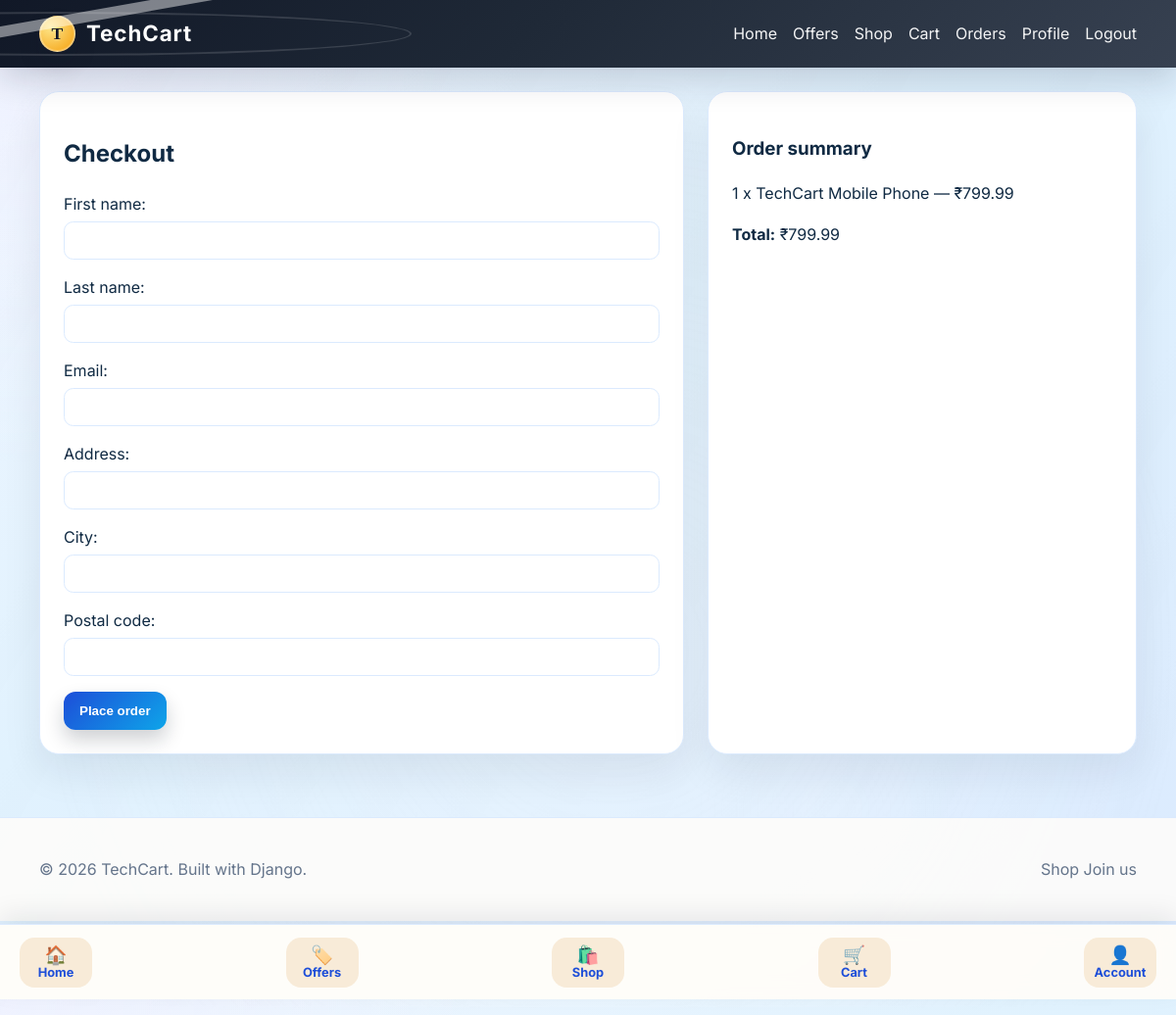
The page /checkout/ (signed in) on the database its author committed.
### store/models.py (models this page shows, shortened)
class CartItem(models.Model):
    cart = models.ForeignKey(Cart, related_name='items', on_delete=models.CASCADE)
    product = models.ForeignKey(Product, on_delete=models.CASCADE)
    quantity = models.PositiveIntegerField(default=1)
    class Meta:
        unique_together = ('cart', 'product')
    @property
    def total_price(self):
        return self.product.price * self.quantity

class Product(models.Model):
    category = models.ForeignKey(Category, related_name='products', on_delete=models.CASCADE)
    name = models.CharField(max_length=200)
    slug = models.SlugField(unique=True)
    description = models.TextField()
    price = models.DecimalField(max_digits=10, decimal_places=2)
    stock = models.PositiveIntegerField(default=0)
    image = models.ImageField(upload_to='products/', blank=True, null=True)
    image_url = models.URLField(blank=True, null=True, max_length=500)
    is_featured = models.BooleanField(default=False)
    created_at = models.DateTimeField(auto_now_add=True)
    class Meta:
        ordering = ('name',)

class Cart(models.Model):
    user = models.ForeignKey(settings.AUTH_USER_MODEL, null=True, blank=True, on_delete=models.CASCADE)
    session_key = models.CharField(max_length=40, blank=True, null=True)
    created_at = models.DateTimeField(auto_now_add=True)
    @property
    def subtotal(self):
        return sum(item.total_price for item in self.items.all())

### store/views.py (the view)
# urls.py: path('checkout/', views.checkout, name='checkout'),
@login_required(login_url='login')
def checkout(request):
    cart = get_or_create_cart(request)
    if not cart.items.exists():
        messages.info(request, 'Your cart is empty.')
        return redirect('cart')
    if request.method == 'POST':
        form = CheckoutForm(request.POST)
        if form.is_valid():
            order = form.save(commit=False)
            order.user = request.user
            order.save()
            for item in cart.items.all():
                OrderItem.objects.create(order=order, product=item.product, quantity=item.quantity, price=item.product.price)
            cart.items.all().delete()
            messages.success(request, 'Order placed successfully!')
            return redirect('order_success', order_id=order.id)
    else:
        form = CheckoutForm()
    return render(request, 'store/checkout.html', {'form': form, 'cart': cart})

### store/forms.py
class CheckoutForm(forms.ModelForm):
    class Meta:
        model = Order
        fields = ['first_name', 'last_name', 'email', 'address', 'city', 'postal_code']

### store/views.py (called while the page is built)
def get_or_create_cart(request):
    cart = None
    if request.user.is_authenticated:
        cart, created = Cart.objects.get_or_create(user=request.user)
    else:
        session_key = request.session.session_key
        if not session_key:
            request.session.create()
            session_key = request.session.session_key
        cart, created = Cart.objects.get_or_create(session_key=session_key)
    return cart

### templates/store/checkout.html (shortened to what this page needs)
{% extends 'base.html' %}
{% block content %}
<section class="section form-layout">
    <div class="form-card">
        <h2>Checkout</h2>
        <form method="post">
            {{ form.as_p }}
            <button class="btn btn-primary" type="submit">Place order</button>
        </form>
    </div>
    <div class="summary-card">
        <h3>Order summary</h3>
        {% for item in cart.items.all %}
            <p>{{ item.quantity }} x {{ item.product.name }} — ₹{{ item.total_price }}</p>
        {% empty %}
            <p>Your cart is empty.</p>
        {% endfor %}
        <p><strong>Total:</strong> ₹{{ cart.subtotal }}</p>
    </div>
</section>
{% endblock %}

### static/css/style.css (style rules this page uses)
:root { --bg: #eff6ff; --surface: #ffffff; --text: #102a43; --muted: #64748b; --primary: #1d4ed8; --primary-dark: #0f172a; --secondary: #0ea5e9; --accent: #7c3aed; --danger: #ef4444; --border: #dbeafe; }
* { box-sizing: border-box; }
body { margin: 0; font-family: 'Inter', sans-serif; min-height: 100vh; color: var(--text); line-height: 1.6; padding-bottom: 5rem; background: radial-gradient(circle at top left, rgba(239,242,255,.95), transparent 30%), linear-gradient(145deg, #eff6ff 0%, #e0f2fe 42%, #dbeafe 100%); overflow-x: hidden; position: relative; perspective: 1200px; }
body::before { content: ''; position: fixed; inset: 0; z-index: -1; background: radial-gradient(circle at 20% 25%, rgba(255,255,255,.28), transparent 18%), radial-gradient(circle at 78% 12%, rgba(255,255,255,.20), transparent 16%), linear-gradient(120deg, rgba(255,255,255,.08), rgba(255,255,255,0) 45%, rgba(255,255,255,.08)); background-size: 260% 260%, 190% 190%, 230% 230%; opacity: .88; transform: translateZ(-40px) scale(1.05); animation: classicGlow 24s ease-in-out infinite alternate; pointer-events: none; }
body::after { content: ''; position: fixed; inset: 0; z-index: -2; background: radial-gradient(circle at 35% 20%, rgba(255,255,255,.12), transparent 14%), radial-gradient(circle at 70% 80%, rgba(255,255,255,.08), transparent 12%), radial-gradient(circle at 20% 70%, rgba(255,255,255,.06), transparent 12%); opacity: .95; filter: blur(1.5px); transform: translateZ(-80px) scale(1.1); pointer-events: none; }
.hero-card, .summary-card, .form-card, .card, .offers-card { background: var(--surface); border: 1px solid var(--border); border-radius: 1.25rem; box-shadow: 0 18px 40px rgba(15, 23, 42, .08); transform: perspective(1000px) rotateX(0deg) rotateY(0deg); transition: transform .25s ease, box-shadow .25s ease; transform-style: preserve-3d; will-change: transform; }
.section { padding: 1.5rem 0 2rem; }
.btn { display: inline-block; border: none; border-radius: .75rem; padding: .75rem 1rem; font-weight: 600; cursor: pointer; transition: transform .2s ease, box-shadow .2s ease; }
.btn-primary { background: linear-gradient(135deg, var(--primary), var(--secondary)); color: white; box-shadow: 0 10px 20px rgba(15, 23, 42, .2); }
.form-layout { display: grid; grid-template-columns: 1.2fr .8fr; gap: 1.5rem; }
.form-card, .summary-card { padding: 1.5rem; }
.form-card form p { display: flex; flex-direction: column; gap: .25rem; margin-bottom: 1rem; }
.form-card input, .search-form input, .cart-item input { width: 100%; padding: .7rem .8rem; border: 1px solid var(--border); border-radius: .6rem; }

### rows shown on the page
CartItem: quantity "1", product.name "TechCart Mobile Phone", total_price "799.99"
Cart: subtotal "799.99"
